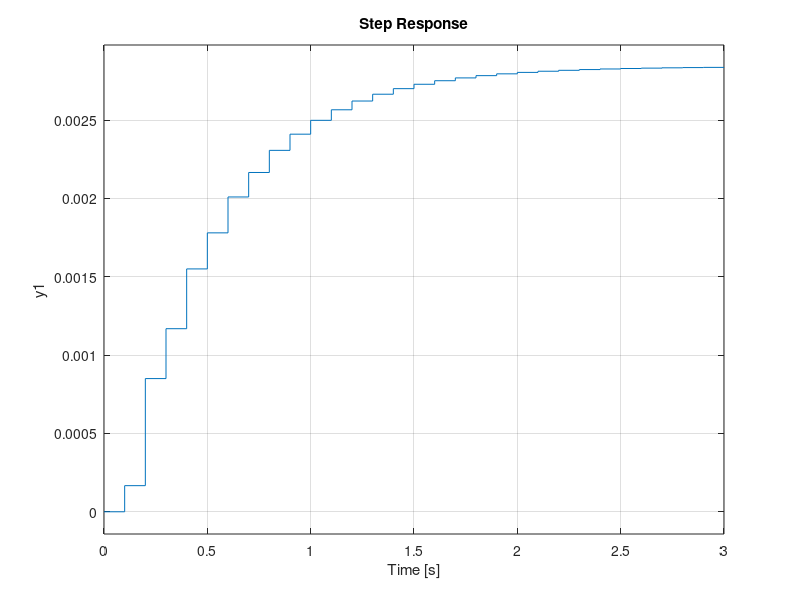

Write MATLAB code to recreate this figure.
clear 
clc
format long

Ad = [1 .1 .005; 0 1 .1; 0 0 1];
Bd = [1/6000; .005; .1];
Cd = [1 0 0];
Dd = 0;

p1 = -0.6;
p2 = -0.1;
p3 = 0.8;

% desired_char_poly = conv(conv([1, -p1], [1, -p2]), [1, -p3]); % Gives [1, c2, c1, c0]
% c2 = desired_char_poly(2);
% c1 = desired_char_poly(3);
% c0 = desired_char_poly(4);

c0 = -p1*p2*p3;
c1 = p1*p2+p2*p3+p1*p3;
c2 = -(p1+p2+p3);

a0 = -1;
a1 = 3;
a2 = -3;

F_bar = [-c0+a0 -c1+a1 -c2+a2];
% V = [0.00016666667,0.0006666667,0.00016666667;
%      -0.005, 0, 0.005;
%      0.1, -0.2, 0.1];

C_AB = [Bd Ad*Bd Ad^2*Bd];
% disp(C_AB)

Ad_bar = [0 1 0;0 0 1; 1 -3 3];
Bd_bar = [0; 0; 1];
C_AB_bar = [Bd_bar Ad_bar*Bd_bar Ad_bar^2*Bd_bar];

V = C_AB*(C_AB_bar^-1);
% disp(V)

F = F_bar*(V^-1)

Gd = ss(Ad+(Bd*F),Bd,Cd-Dd*F,Dd,0.1);
step(Gd);
eig(Ad+Bd*F)

